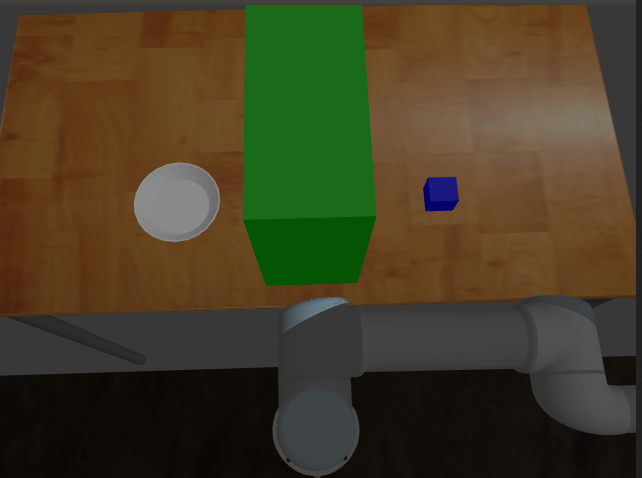
#> input picture cube_detector/cube_detector/ur_test.png, 642 x 478 px
$ python test_position_detection.py
#> lines starting #> are read from the running program, lines starting #| are printed output that depends on the picture; after the words box and inside, x2 and y2 are one past the last pixel; in counts of white or black regions, pixels touching at a corner belong together; long printed decimals are rounded
import cv2
import numpy as np


image = cv2.imread('ur_test.png')
#> image is the input picture: shape (478, 642, 3); mean B, G, R 37, 61.9, 69.2
height, width, channels = image.shape
#> height = 478; width = 642; channels = 3
img_size_y =  height
#> img_size_y = 478
img_size_x = width
#> img_size_x = 642

gray_image = cv2.cvtColor(image, cv2.COLOR_BGR2GRAY)
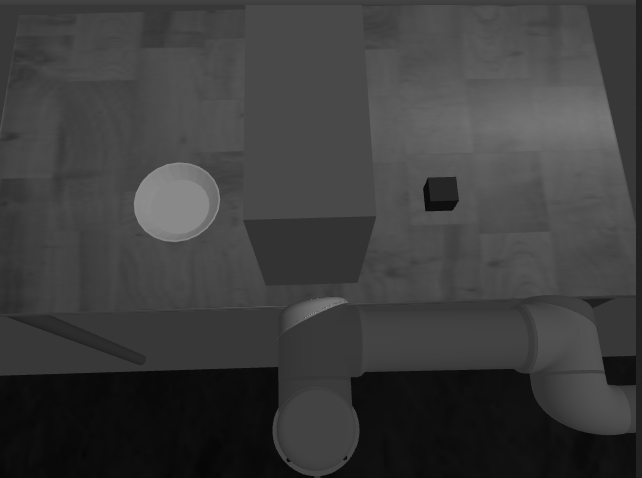
#> gray_image: shape (478, 642); min 6, max 154, mean 61.3


high_thresh, thresh_im = cv2.threshold(gray_image, 0, 255, cv2.THRESH_BINARY + cv2.THRESH_OTSU)
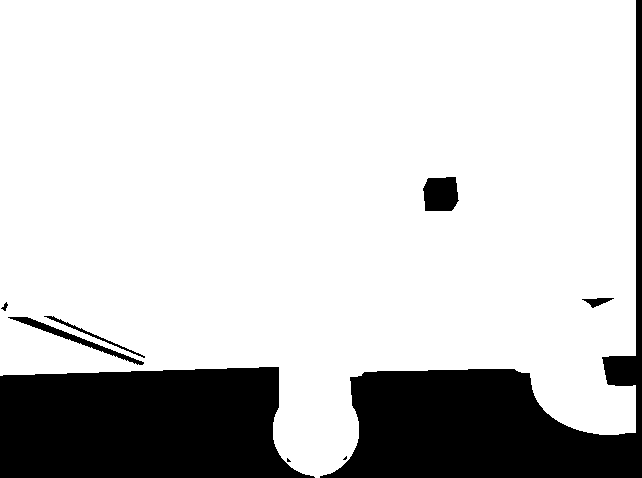
#> thresh_im: shape (478, 642); 80.2% white; 9 black regions (2 under 20 px), largest, box (x1, y1, x2, y2) and area: (0, 367, 315, 478) 29906, (320, 0, 642, 478) 28519, (423, 177, 459, 211) 1060
#> high_thresh = 43
lowThresh = 0.5*high_thresh
#> lowThresh = 21.5
edge = cv2.Canny(gray_image, 10, 350)
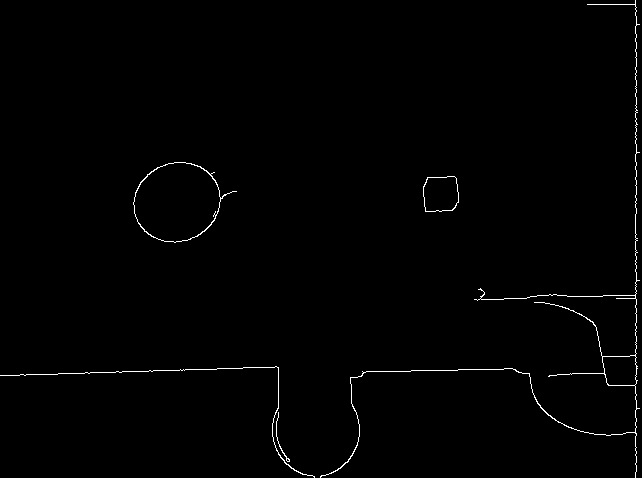
#> edge: shape (478, 642); 0.79% white in thin lines or dots

contours, hierarchy = cv2.findContours(edge,
    cv2.RETR_EXTERNAL, cv2.CHAIN_APPROX_NONE)
#> contours = 5 contours, 1 with area under 20; largest, box (x1, y1, x2, y2) and area: (133, 162, 237, 243) 5390, (423, 176, 459, 212) 1092, (320, 0, 640, 478) 1009, (0, 366, 315, 478) 24
print("Number of Contours found = " + str(len(contours)))
#| Number of Contours found = 5
for cnt in contours:
    M = cv2.moments(cnt)
    if M['m00'] != 0:
        cx = int(M['m10']/M['m00'])
        cy = int(M['m01']/M['m00'])
        # cv2.drawContours(image, [cnt], -1, (0, 255, 0), 2)
        # cv2.circle(image, (cx, cy), 7, (0, 0, 255), -1)
        # cv2.putText(image, "center", (cx - 20, cy - 20),
        #         cv2.FONT_HERSHEY_SIMPLEX, 0.5, (0, 0, 0), 2)
    #print(f"x: {cx} y: {cy}")
    approx = cv2.approxPolyDP(cnt, 0.01*cv2.arcLength(cnt, True), True)
    x, y, w, h = cv2.boundingRect(cnt)
    ratio = float(w)/h
    if ratio >= 0.9 and ratio <= 1.1:
        print(f"x: {cx} y: {cy}")
        cv2.drawContours(image, [cnt], -1, (0, 255, 0), 1)
        cv2.circle(image, (cx, cy), 4, (0, 0, 255), -1)


        # get rotated rectangle from outer contour
        rotrect = cv2.minAreaRect(cnt)
        box = cv2.boxPoints(rotrect)
        box = np.int0(box)

        # get angle from rotated rectangle
        angle = rotrect[-1]

        # from https://www.pyimagesearch.com/2017/02/20/text-skew-correction-opencv-python/
        # the `cv2.minAreaRect` function returns values in the
        # range [-90, 0); as the rectangle rotates clockwise the
        # returned angle trends to 0 -- in this special case we
        # need to add 90 degrees to the angle
        if angle < -45:
            angle = -(90 + angle)

        # otherwise, just take the inverse of the angle to make
        # it positive
        else:
            angle = -angle

        print(angle,"deg")
#> this loop made 5 passes
#> (cx, cy, x, y, w, h, ratio, rotrect) on pass 3: (440, 193, 423, 176, 36, 36, 1, ((440.5, 193.7), (35.16, 34.66), -2.86))
#> (cx, cy, x, y, w, h, ratio) on passes 1, 2, 4, 5: (285, 455, 276, 412, 14, 50, 0.28), (286, 454, 0, 366, 315, 112, 2.81), (176, 201, 133, 162, 104, 81, 1.28), (608, 370, 320, 0, 320, 478, 0.669)
#| x: 440 y: 193
#| 2.862 deg
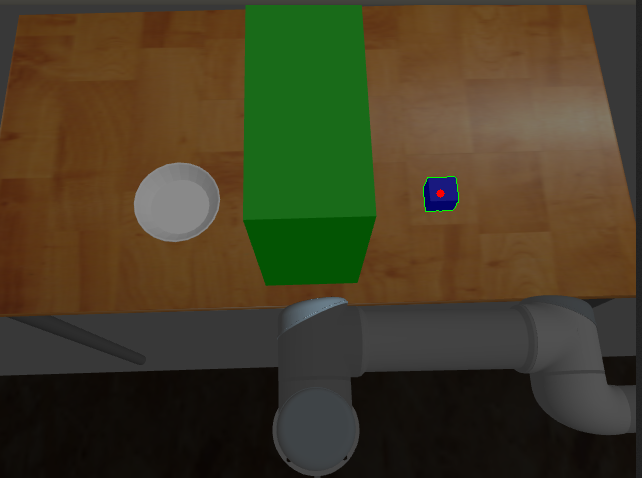
#> image: shape (478, 642, 3); 0.06% of pixels changed, all inside (x1, y1, x2, y2) = (423, 176, 459, 212)


cv2.imshow('Image', image)

cv2.waitKey(0)
cv2.destroyAllWindows()
